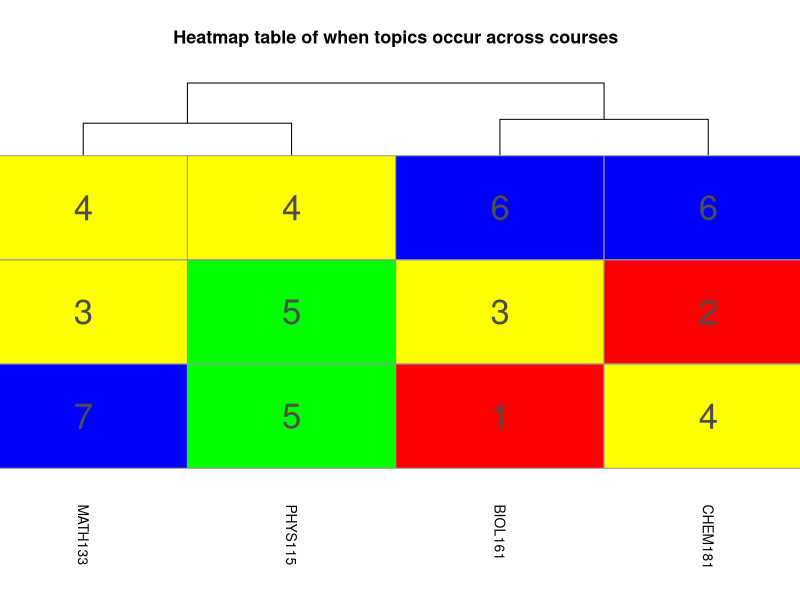

Recreate this plot in R.
# TidyData.R
# Heatmap using tidy data.

library(pheatmap) # Pretty heatmaps.
library(tidyr)
library(RColorBrewer)

data2 <- read.csv("TidyData.csv", header = TRUE)
data2 <- spread(data2, Course, Week)
rownames(data2) <- data2$Topic
data2$Topic <- NULL
data2 <- as.matrix(data2)

# Have to adjust margins by changing cellheight and cellwidth.
pheatmap(data2, legend = FALSE,
         display_numbers = TRUE, number_format = "%i", fontsize_number = 25,
         cellheight = 75, cellwidth = 150,
         main = "Heatmap table of when topics occur across courses\n",
         color = c("red", "yellow", "green", "blue"))




